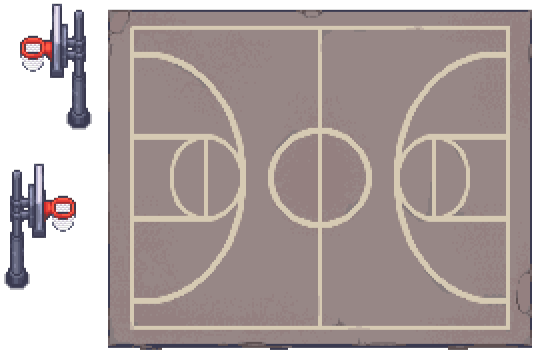
#> input picture assets/Baloncesto.png, 543 x 361 px, found by its file name
$ python describe_baloncesto_regions.py
#> lines starting #> are read from the running program, lines starting #| are printed output that depends on the picture
import numpy as np
from PIL import Image

def find_bounding_boxes():
    img_path = "assets/Baloncesto.png"
    img = Image.open(img_path)
#> img is the input picture: PIL image 543x361 RGBA; mean R, G, B, A 117.8, 105.6, 104.2, 195.8
    arr = np.array(img)
    alpha = arr[:, :, 3]
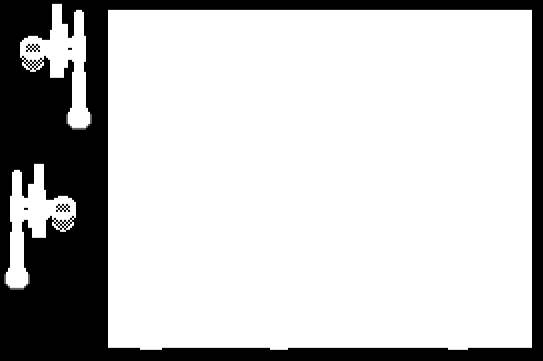
#> alpha: shape (361, 543); min 0, max 255, mean 195.8
    h, w = alpha.shape
#> h = 361; w = 543

    # Let's find connected components of non-transparent pixels
    # We can do a simple BFS/DFS or use scipy/cv2 if available, but since we are writing standard python,
    # let's do a simple labeling algorithm or box finder.
    # Since it's a standard sprite sheet, let's find the bounding box of the whole non-transparent areas.
    # Actually, let's scan column by column and row by row to find bounding boxes of separate sprites.
    # Let's find horizontal spans of transparency to separate columns, and vertical spans to separate rows!

    # Check which rows are completely transparent:
    row_non_empty = np.any(alpha > 10, axis=1)
    # Check which columns are completely transparent:
    col_non_empty = np.any(alpha > 10, axis=0)

    print("Non-empty row ranges:")
    in_range = False
    start = 0
    for r in range(h):
        if row_non_empty[r] and not in_range:
            start = r
            in_range = True
        elif not row_non_empty[r] and in_range:
            print(f"  Rows {start} to {r-1}")
            in_range = False
#> after the loop, in_range = False; start = 3
    if in_range:
        print(f"  Rows {start} to {h-1}")

    print("Non-empty col ranges:")
    in_range = False
    start = 0
    for c in range(w):
        if col_non_empty[c] and not in_range:
            start = c
            in_range = True
        elif not col_non_empty[c] and in_range:
            print(f"  Cols {start} to {c-1}")
            in_range = False
#> after the loop, in_range = False; start = 108
    if in_range:
        print(f"  Cols {start} to {w-1}")

if __name__ == "__main__":
    find_bounding_boxes()
